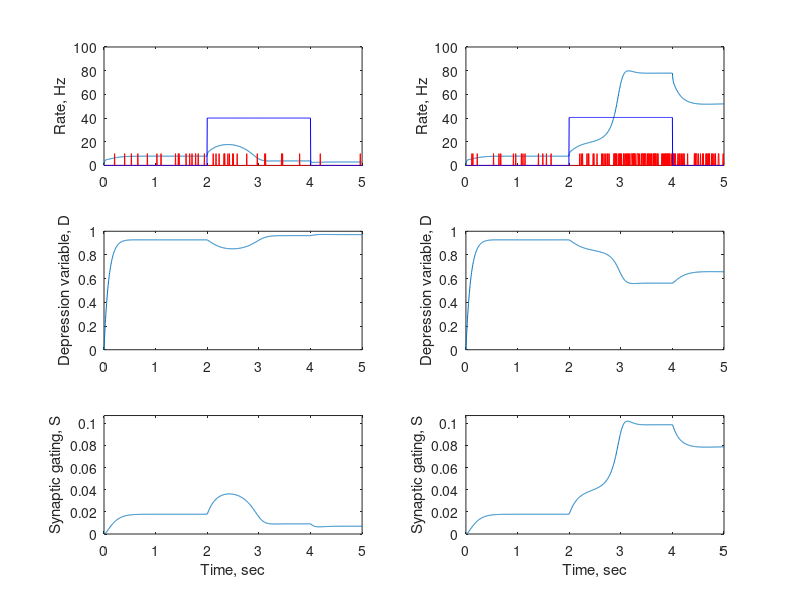
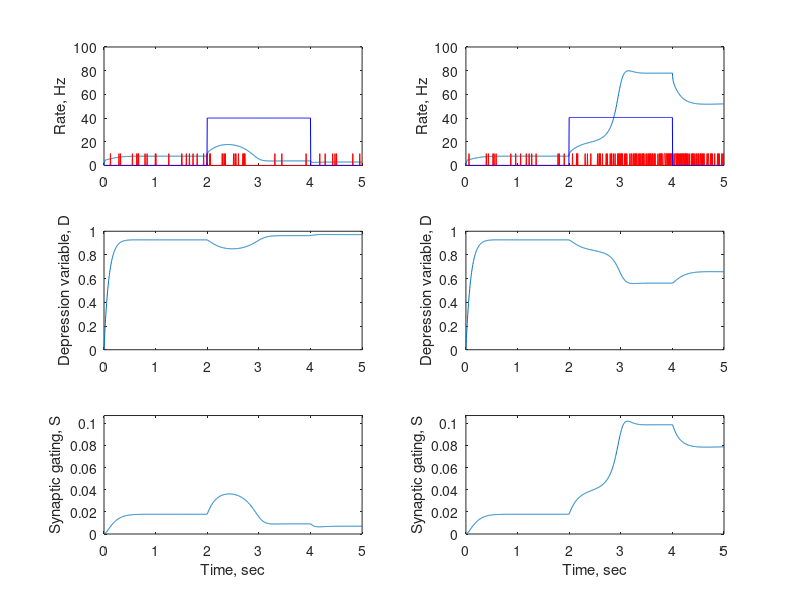
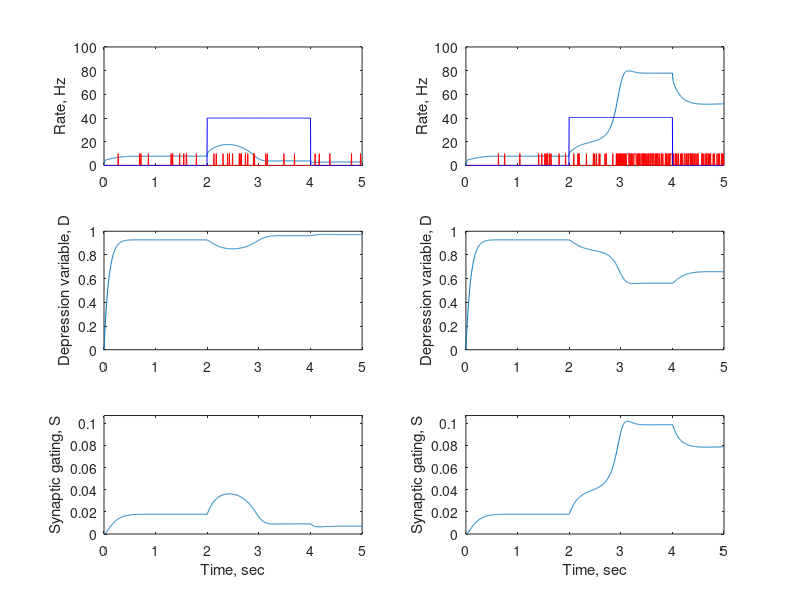
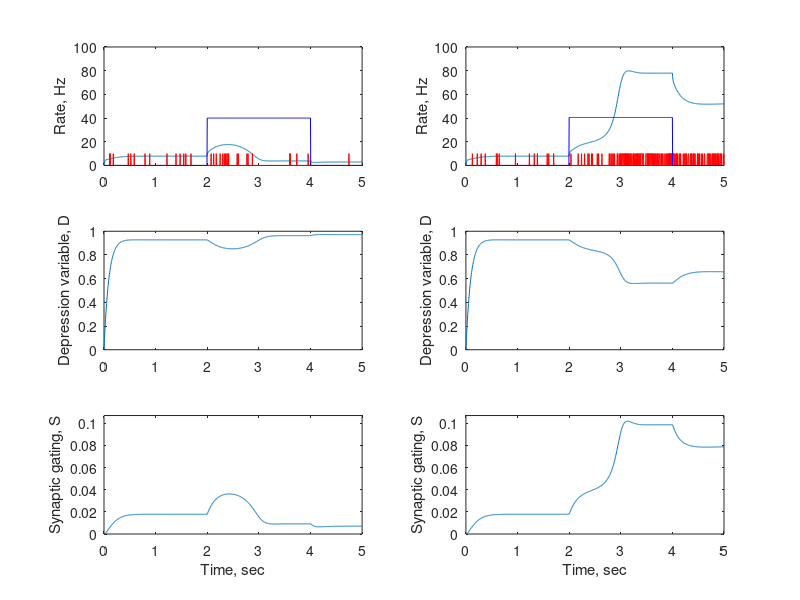

The MATLAB script that drew these images, in order:
% decision.m
% Rate-model code for decisions between 
% two discrete inputs.
clear 
Ntrials = 10;

dt = 0.005;
tmax = 5.0;
t = 0:dt:tmax;      % Time vector

Ncells = 2;         % Number of neurons in code

Wrecurrent = 40.0;  % Strength of connection from one group to itself
Wasym = -10;          % Strength of connection from one group to another
deltaW0 = 1.5e-7;

rmax0 = 100;        % Maximum firing rate
Ith0 = 3;           % Current needed for half-maximal firing
Iwidth0 = 1;        % ow far from threshold you need to be for rate to change

taus = 0.050;       % Time constant for synapse
taud = 0.10;        % Time constant for depression
taum = 0.010;       % Time constant for change in firing rate
taustdp = 0.02;
dW = 0.02;                          % maximum fractional change in weight per spike pair

Iapp0 = 0.4;          % Applied current
Idiff = 0.01;        % Difference across cells in applied current
Istart = 2.0;       % Time to start applied current
Iend = 4.0;         % Time to finish appplied current

p0 = 0.1;           % Base release probability of vesicles
sfrac = 0.5;        % Maximum proportion of receptors activated by a vesicle release


Iapp = zeros(Ncells,length(t)); % Applied current for each cell at all time points

imin = min(round(Istart/dt)+1,length(t));   % Index of time for applied current
imax = min(round(Iend/dt)+1,length(t));     % Index of time to end applied current


W = zeros(Ncells,Ncells);           % W is the weight matrix: strength of connections
for cell1 = 1:Ncells                
    for cell2 = 1:Ncells
        W(cell1,cell2) = Wasym;     % Set all connections to Wasym
    end
    W(cell1,cell1) = Wrecurrent;    % This is the strength of self-connections and replaces the other value 
end


for k = 1: Ntrials,
    r = zeros(Ncells,length(t));    % Firing rate for each cell at all time points
    D = zeros(Ncells,length(t));    % Depression variable for each cell at all time points
    S = zeros(Ncells,length(t));    % Synaptic gating variable for each cell at all time points
    spikes = zeros(Ncells,length(t));    % and initialize to no spikes yet

    if(k == Ntrials),
        disp(['Chaning Idiff from ' num2str(Idiff)]);
        Idiff = -Idiff;
        disp(['to ' num2str(Idiff)]);
    end
    
    for i = imin:imax
        for cell = 1:Ncells            
            Iapp(cell,i) = Iapp0 ... 
                + Idiff*(cell-1)/Ncells;       % Give the applied current between imin and imax
        end
    end
    
    rmax = rmax0*ones(Ncells,1);        % These lines give all cells the same firing rate curves
    Ith = Ith0*ones(Ncells,1);
    Iwidth = Iwidth0*ones(Ncells,1);

    for i = 2:length(t)                                 % Now integrate through time

        I = W*S(:,i-1)+Iapp(:,i);                       % I depends on feedback (S*W) and applied current
                                  % S(:,i-1) is the vector of synaptic gating
                                  % from the previous time step for all cells
                                  % This gets multiplied by the weight matrix
                                  % to give total feedback current.

        rinf = rmax./(1.+exp(-(I-Ith)./Iwidth));         % Firing rate curve gives the steady state r
        r(:,i) = rinf + (r(:,i-1)-rinf)*exp(-dt/taum);  % Update r from the previous timestep

        Dinf = 1./(1.+p0*r(:,i)*taud);                  % Steady state value of D for Poisson spiking
        D(:,i) = Dinf + ( D(:,i-1)-Dinf).*exp(-dt*(p0*r(:,i)+1/taud));  % Update with adjusted time constant

        Sinf = sfrac*p0*r(:,i).*D(:,i)*taus./(1.0+sfrac*p0*r(:,i).*D(:,i)*taus); % Steady state value of 
                                  % synaptic gating vatiable assuming vesicle
                                  % release at a rate p0*r*D
        S(:,i) = Sinf + ( S(:,i-1)-Sinf).*exp(-dt*(sfrac*p0*r(:,i).*D(:,i)+1/taus)); % update S with adjusted tau
        
        for  cell = 1:Ncells             % for each cell
           if r(cell,i)*dt > rand(1)   % Poisson spike generation
               spikes(cell,i) = 1;     % note when it generates a spike
           end
       end

    end % continue to next time step
    
    % Now do the STDP rule
   for cell1 = 1:Ncells;                % for each cell

       s1 = find(spikes(cell1,:));      % find the spike times for the cell
       N1 = length(s1);                  % N1 is number of spikes
       for cell2 = 1:Ncells;            % for every partner cell
           dwsum = 0.0;                   % always initialize a sum to zero
           if cell1 ~= cell2                % if cell1 is NOT cell2
               s2 = find(spikes(cell2,:));  % find partner cells spikes
               N2 = length(s2);              % number of spikes in partner cell
               for i = 1:N1                 % for all cell1 spikes
                   for j = 1:N2             % and all cell2 spikes
                       deltat = dt*(s2(j)-s1(i));   % difference in spike times
                       if (deltat > 0 )     % if pre before post
                           dwsum = dwsum + exp(-deltat/taustdp); % increase weight
                       end
                       if ( deltat < 0 )    % if post before pre
                           dwsum = dwsum - exp(deltat/taustdp); % decrease weight
                       end
                   end
               end
               W(cell1,cell2) = W(cell1,cell2) + deltaW0*dwsum;
               W(cell2,cell1) = W(cell2,cell1) - deltaW0*dwsum;
           end
       end
   end
   W
    figure;
    for cell = 1:Ncells 
        subplot(3,Ncells,cell)
        plot(t,r(cell,:))               % Plot rate of the cell as a function of time
        hold on
        plot(t,10*spikes(cell,:),'r')    % plot the spiketrain
        hold on
        plot(t,100*Iapp(cell,:), 'b')
        ylabel('Rate, Hz')
        axis([0 tmax 0 rmax0])
        subplot(3,Ncells,Ncells+cell)
        plot(t,D(cell,:))               % Plot depression variable as a function of time
        ylabel('Depression variable, D')
        axis([0 tmax 0 1])
        subplot(3,Ncells,2*Ncells+cell)
        plot(t,S(cell,:))               % Plot synaptic gating as a function of time
        xlabel('Time, sec')
        ylabel('Synaptic gating, S')
        axis([0 tmax 0 1.05*max(max(S))])
    end
end
